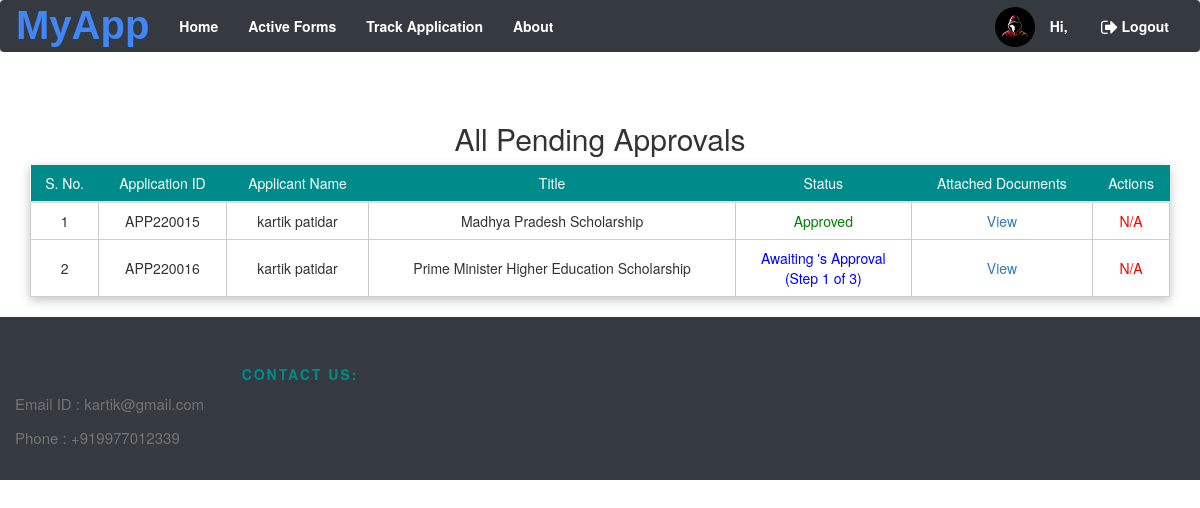
Page /content/pending_approvals/ (signed in) on the committed database.
### accounts/models.py (models this page shows, shortened)
class CustomUser(AbstractBaseUser, PermissionsMixin):
    GENDERS = (('M', 'Male'), ('F', 'Female'))
    ROLE_CHOICES = (
        ('Teacher', 'Teacher'),
        ('Faculty Advisor', 'Faculty Advisor'),
        ('Dean', 'Dean'),
        ('Head of department', 'Head of department'),
        ('Director', 'Director'),
        ('Admin', 'Admin'),
    )
    username = models.CharField(max_length=50, unique=True)
    email = models.EmailField(unique=True)
    first_name = models.CharField(max_length=100, blank=True)
    last_name = models.CharField(max_length=100, blank=True)
    mobile = models.CharField(max_length=10,
                              validators=[RegexValidator(regex=r'[0-9]{10}', message='Invalid Mobile Number')],
                              blank=True)
    role = models.CharField(max_length=50, choices=ROLE_CHOICES, default='S')
    gender = models.CharField(max_length=1, choices=GENDERS, default='M')
    registration_number = models.CharField('Registration number', max_length=7, unique=True,
                                           validators=[RegexValidator(regex=r'[a-zA-Z]{2}[0-9]{5}',
                                            message='Invalid Registration Number')], blank=True, null=True)
    department = models.ForeignKey('Department', verbose_name="Department", on_delete=models.CASCADE, blank=True, null=True)
    admin = models.CharField(max_length=1, default='N')
    password = models.CharField('password', max_length=128, validators=[validate_password])
    is_student = models.BooleanField(default=True, verbose_name='Student')
    is_active = models.BooleanField(default=True, verbose_name='Active',
                                    help_text='Designates whether this user should be treated as active. '
                                              'Unselect this instead of deleting accounts.')
    is_admin = models.BooleanField(default=False, verbose_name='Staff status',
                                   help_text='Designates whether the user can log into this admin site.')
    image = models.ImageField(default='download.jpg', upload_to='profile/')
    USERNAME_FIELD = 'username'
    EMAIL_FIELD = 'email'
    objects = CustomUserManager()

### content/models.py (models this page shows, shortened)
class Application(models.Model):
    app_id = models.CharField(max_length=20, primary_key=True)
    request = models.ForeignKey(Scholarship, verbose_name="Request", on_delete=models.CASCADE,default=1)
    applicant = models.ForeignKey(CustomUser, verbose_name="Applicant", on_delete=models.CASCADE,default=1)
    category = models.CharField(max_length=300, default="")
    title = models.CharField(max_length=300, default="")
    department = models.ForeignKey('accounts.Department', verbose_name="Department", on_delete=models.CASCADE, blank=True,
                                   null=True)
    attached_pdf = models.FileField(upload_to='documents/',null=True, blank=True, default=None)
    current_authority = models.IntegerField(max_length=300, default="")
    current_step = models.IntegerField(default="0")
    max_step = models.IntegerField(default="1")
    is_approved = models.BooleanField(default=False)
    is_rejected = models.BooleanField(default=False)

### content/views.py (the view)
# urls.py: path('pending_approvals/', views.Show_Pending_Approvals, name='Show_Pending_Approvals'),
@csrf_exempt
@login_required_message(message="You should be logged in, in order to perform this")
@login_required(login_url="/login/")
def Show_Pending_Approvals(request):
    applications = Application.objects.all()
    departments = Department.objects.all()
    response = {}
    response['applications'] = applications
    response['departments'] = departments
    designations = {'Teacher', 'Faculty Advisor', 'Dean', 'Head of Department', 'Director'}
    response['designations'] = designations
    return render(request, 'content/show_pending_approvals.html', response)

### templates/content/show_pending_approvals.html (shortened to what this page needs)
{% extends 'base.html' %}
{% load static %}
{% block content3 %}"../media/{{ user.image }}"{% endblock content3 %}
{% block content %}
    <head>
    </head>
    <body>
    <div class="row main_header" style="text-align: center">
        <h2>All Pending Approvals</h2>
    </div>
    <div class="container" >
        <div>
            <table class="table table-striped dt-responsive table-responsive-md" id="display_table">
                <thead class="thead-dark">
                <tr>
                    <th scope="col">S. No.</th>
                    <th scope="col">Application ID</th>
                    <th scope="col">Applicant Name</th>
                    <th scope="col">Title</th>
                    <th scope="col">Status</th>
                    <th scope="col">Attached Documents</th>
                    <th scope="col">Actions</th>
                </tr>
                </thead>
                <tbody>
                {% for i in applications %}
                    <tr>
                        <td style="vertical-align:middle">{{ forloop.counter }}</td>
                        <td style="vertical-align:middle; ">{{ i.app_id}}</td>
                        <td style="vertical-align:middle">{{ i.applicant.first_name }} {{ i.applicant.last_name }}</td>
                        <td style="vertical-align:middle">{{ i.title }}</td>
                        {% if i.is_approved %}
                            <td style="vertical-align:middle;color:green">Approved</td>
                        {% elif i.is_rejected %}
                            <td style="vertical-align:middle;color:red">Rejected</td>
                        {% else %}
                            <td style="vertical-align:middle;color:blue">Awaiting {{ i.current_authority.first_name }}'s Approval<br>
                                            (Step {{ i.current_step }} of {{ i.max_step }})
                            </td>
                        {% endif %}
                        <td style="vertical-align:middle"><a href="../../media/{{ i.attached_pdf }}">View</a></td>
                        {% if user.is_authenticated and user.id == i.current_authority and not i.is_approved and not i.is_rejected%}
                            <td scope="col">
                                <a id="{{ i.app_id }}" class="btn btn-success"data-toggle="modal" data-target="#myModal"
                                       onclick="return approveButtonClicked(this.id)">Approve</a>
                                <a id="{{ i.app_id }}1" class="btn btn-danger"data-toggle="modal" data-target="#myModal2"
                                       onclick="return rejectButtonClicked(this.id)">Reject</a>
                            </td>
                        {% else %}
                            <td style="vertical-align:middle;color:red">N/A</td>
                        {% endif %}
                    </tr>
                {% endfor %}
                </tbody>
            </table>
        </div>
    </div>
    </body>
{% endblock content %}

### templates/base.html (shortened to what this page needs)
{% load static %}
<!DOCTYPE html>
<html>
<head>
    {% block head_css %}
        {% block head_css_site %}
            <link rel="stylesheet" href="{% static 'css/style.css' %}">
            <link rel="stylesheet" href="https://maxcdn.bootstrapcdn.com/bootstrap/3.4.1/css/bootstrap.min.css">
            <link rel="stylesheet" href="https://maxcdn.bootstrapcdn.com/font-awesome/4.5.0/css/font-awesome.min.css">
        {% endblock head_css_site %}
    {% endblock head_css %}
</head>
<body style="background-image: url("{% static "images/bg1.jpg" %}")>
<header>
    <nav style="margin-bottom: 50px; background-color:#343a40;font-size: 14px;z-index: 1000;"
         class="navbar  ">
        {%  if not user.is_authenticated %}
        <div class="container-fluid">
            <a id="nitadda" href="#" class="navbar-brand faa-pulse faa-slow animated" data-toggle="popover"
               data-trigger="focus" data-html="true" data-placement="bottom">
                <i class="fa fa-lg"><strong><span style="font-family: 'Product Sans',sans-serif;font-size:40px;"><span
                        class="g-blue">M</span><span
                        class="g-blue">y</span><span
                        class="g-blue">A</span><span
                        class="g-blue">p</span><span
                        class="g-blue">p</span></span></strong></i>
            </a>
            <div id="navbar1" class="navbar-collapse collapse">
                <ul id="mynav" class="nav navbar-nav">
                    <li class="active" {% if request.path == '/' %}style="background: #ffd13d"{% endif %}>
                        <a class="faa-parent animated-hover" href="/"
                            {% if request.path == '/' %}style="color: #146471;"{% endif %}>
                            Home
                        </a>
                    </li>
                    <li class="active" {% if request.path == '/content/about' %}style="background: #ffd13d"{% endif %}>
                        <a class="faa-parent animated-hover" href="/content/about"
                            {% if request.path == '/content/about' %}style="color: #146471;"{% endif %}>
                            About
                        </a>
                    </li>
                </ul>
                <ul id="rightnav" class="nav navbar-nav navbar-right">
                    <li {% if request.path == '/login/' %}style="background: #ffd13d"{% endif %}>
                        <a class="faa-parent animated-hover" href="/login">
                            <i class="fa fa-fw fa-lg fa-sign-in faa-tada faa-fast"></i>Login
                        </a>
                    </li>
                </ul>
            </div>
        </div>
        {% else %}
        {% if request.user.is_student %}
            <div class="container-fluid">
            <a id="nitadda" href="#" class="navbar-brand faa-pulse faa-slow animated" data-toggle="popover"
               data-trigger="focus" data-html="true" data-placement="bottom">
                <i class="fa fa-lg"><strong><span style="font-family: 'Product Sans',sans-serif;font-size:40px;"><span
                        class="g-blue">M</span><span
                        class="g-blue">y</span><span
                        class="g-blue">A</span><span
                        class="g-blue">p</span><span
                        class="g-blue">p</span></span></strong></i>
            </a>
            <div id="navbar1" class="navbar-collapse collapse">
                <ul id="mynav" class="nav navbar-nav">
                    <li class="active" {% if request.path == '/' %}style="background: #ffd13d"{% endif %}>
                        <a class="faa-parent animated-hover" href="/"
                            {% if request.path == '/' %}style="color: #146471;"{% endif %}>
                            Home
                        </a>
                    </li>
                    <li class="active" {% if request.path == '/content/scholarships/' %}style="background: #ffd13d"{% endif %}>
                        <a class="faa-parent animated-hover" href="/content/scholarships"
                            {% if request.path == '/content/scholarships/' %}style="color: #146471;"{% endif %}>
                            Active Forms
                        </a>
                    </li>
                    <li class="active" {% if request.path == '/track_application/' %}style="background: #ffd13d"{% endif %}>
                        <a class="faa-parent animated-hover" href="{% url 'content:Track_Application'%}"
                            {% if request.path == '/track_application/' %}style="color: #146471;"{% endif %}>
                            Track Application
                        </a>
                    </li>
                    <li class="active" {% if request.path == '/content/about' %}style="background: #ffd13d"{% endif %}>
                        <a class="faa-parent animated-hover" href="/content/about"
                            {% if request.path == '/content/about' %}style="color: #146471;"{% endif %}>
                            About
                        </a>
                    </li>
                </ul>
                <ul id="rightnav" class="nav navbar-nav navbar-right">
                    {% if user.is_authenticated %}
                        <li><img style="border-radius: 50%; float: right; margin-top: 6px"
                                 alt="Profile Picture"
                                 src={% block content3 %}"media/{{ user.image }}"{% endblock content3 %} height="40px"
                                 width="40px"></li>
                        <li {% if request.path == '/content/profile' %}style="background: #ffd13d"{% endif %}>
                            <a class="faa-parent animated-hover" href="/content/profile">
                                Hi, {{ request.user.first_name }}
                            </a>
                        </li>
                        <li>
                            <a class="faa-parent animated-hover" href="/logout">
                                <i class="fa fa-fw fa-lg fa-sign-out  faa-tada faa-fast"></i>Logout
                            </a>
                        </li>
                    {% else %}
                        <li {% if request.path == '/login/' %}style="background: #ffd13d"{% endif %}>
                            <a class="faa-parent animated-hover" href="/login">
                                <i class="fa fa-fw fa-lg fa-sign-in faa-tada faa-fast"></i>Login
                            </a>
                        </li>
                    {% endif %}
                </ul>
            </div>
        </div>
        {% endif %}
        {% endif %}
    </nav>
</header>
{% block content %}{% endblock content %}
<footer class="site-footer" style="background-color:#343a40;">
   <div class="container-fluid">
       <div class=" text-center row">
           <div class="col-sm-12 col-md-6">
                <h6 id="about">Contact Us:</h6>
                <p class="text-justify">Email ID : kartik@gmail.com</p>
               <p class="text-justify">Phone : +919977012339</p>
           </div>
       </div>
   </div>
</footer>
</body>
</html>

### static/css/style.css (style rules this page uses)
a { cursor: pointer; }
body { background-color: #EFECE9; }
.navbar .nav > li > a, .dropdown-content > a { color: white; font-size: 14px; font-weight: bold; text-decoration: none; }
footer { background-color: #4CB96B; }
.site-footer { background-color: black; padding: 45px 0 20px; font-size: 15px; line-height: 24px; color: #737373; }
.site-footer h6 { color: darkcyan; font-weight: bold; font-size: 14px; text-transform: uppercase; margin-top: 5px; letter-spacing: 2px }
.table { box-shadow: 0px 3px 10px 0px rgb(194, 194, 194); }
.table thead, .table th { font-weight: normal; color: white; font-size: 14px; text-align: center; background: darkcyan; }
.table tbody tr td { background: white; border: 1px solid #ccc; font-size: 14px; text-align: center; vertical-align: middle; }
@media (min-width: 1200px) { .container { width: 1170px; } }
@media (min-width: 992px) { .container { width: 970px; } }
@media (min-width: 768px) { .container { width: 750px; } }
.container { padding-right: 15px; padding-left: 15px; margin-right: auto; margin-left: auto; }
.g-blue { color: #4285F4; }
.active { color: #146471; }
html, body { position: relative; margin: 0; padding: 0; }
body { background-color: #232323; }
body { background-color:#163a63; color:#163a63; }
h2 { color:#34ca78; }

### rows in the picture
CustomUser: image (picture)
Application: app_id "APP220015", applicant.first_name "kartik", applicant.last_name "patidar", title "Madhya Pradesh Scholarship", is_approved "Approved", current_authority "N/A"
Application: app_id "APP220016", applicant.first_name "kartik", applicant.last_name "patidar", title "Prime Minister Higher Education Scholarship", current_step "1", max_step "3", current_authority "N/A"
